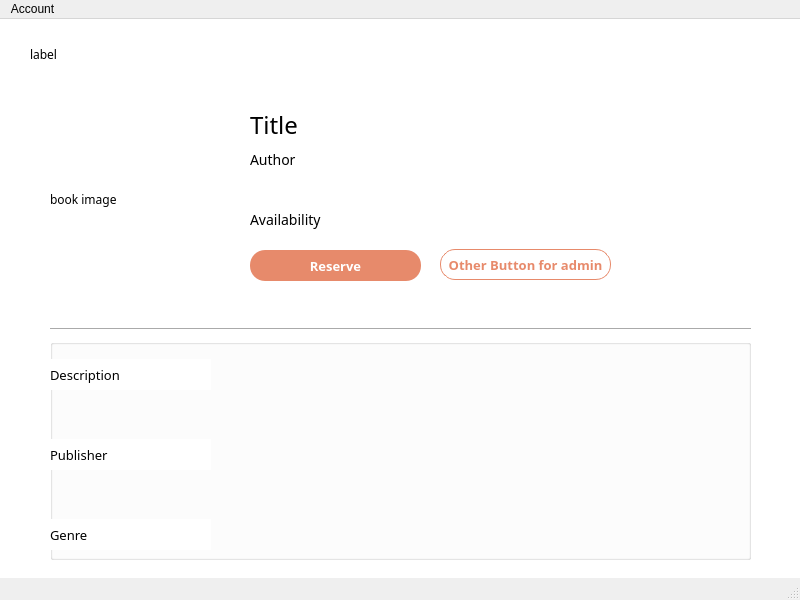
<?xml version="1.0" encoding="UTF-8"?>
<ui version="4.0">
 <class>bookdetails</class>
 <widget class="QMainWindow" name="bookdetails">
  <property name="geometry">
   <rect>
    <x>0</x>
    <y>0</y>
    <width>800</width>
    <height>600</height>
   </rect>
  </property>
  <property name="windowTitle">
   <string>MainWindow</string>
  </property>
  <property name="styleSheet">
   <string notr="true"/>
  </property>
  <widget class="QWidget" name="centralwidget">
   <property name="styleSheet">
    <string notr="true">QWidget {
background: #fff;
font-family: Century Gothic;
}

QPushButton {
border-radius: 15px; 
font-size: 13px;
}</string>
   </property>
   <widget class="QLabel" name="label_4">
    <property name="geometry">
     <rect>
      <x>30</x>
      <y>10</y>
      <width>231</width>
      <height>51</height>
     </rect>
    </property>
    <property name="text">
     <string>label</string>
    </property>
   </widget>
   <widget class="QLabel" name="label_5">
    <property name="geometry">
     <rect>
      <x>50</x>
      <y>90</y>
      <width>151</width>
      <height>181</height>
     </rect>
    </property>
    <property name="text">
     <string>book image</string>
    </property>
   </widget>
   <widget class="QLabel" name="label">
    <property name="geometry">
     <rect>
      <x>250</x>
      <y>90</y>
      <width>161</width>
      <height>31</height>
     </rect>
    </property>
    <property name="styleSheet">
     <string notr="true">QLabel {
font-size: 24px;
}</string>
    </property>
    <property name="text">
     <string>Title</string>
    </property>
   </widget>
   <widget class="QLabel" name="label_2">
    <property name="geometry">
     <rect>
      <x>250</x>
      <y>130</y>
      <width>161</width>
      <height>21</height>
     </rect>
    </property>
    <property name="styleSheet">
     <string notr="true">QLabel {
font-size: 14px;
}</string>
    </property>
    <property name="text">
     <string>Author</string>
    </property>
   </widget>
   <widget class="QLabel" name="label_3">
    <property name="geometry">
     <rect>
      <x>250</x>
      <y>190</y>
      <width>161</width>
      <height>21</height>
     </rect>
    </property>
    <property name="styleSheet">
     <string notr="true">QLabel {
font-size: 14px;
}</string>
    </property>
    <property name="text">
     <string>Availability</string>
    </property>
   </widget>
   <widget class="QPushButton" name="pushButton">
    <property name="geometry">
     <rect>
      <x>250</x>
      <y>231</y>
      <width>171</width>
      <height>31</height>
     </rect>
    </property>
    <property name="styleSheet">
     <string notr="true">QPushButton {
background-color: #E78A6B;
color:  #fff;
font-weight: 500;
}

QPushButton:hover {
background-color: rgba(231, 138, 107, 0.8);
}</string>
    </property>
    <property name="text">
     <string>Reserve</string>
    </property>
   </widget>
   <widget class="Line" name="line">
    <property name="geometry">
     <rect>
      <x>50</x>
      <y>300</y>
      <width>701</width>
      <height>20</height>
     </rect>
    </property>
    <property name="orientation">
     <enum>Qt::Horizontal</enum>
    </property>
   </widget>
   <widget class="QPushButton" name="pushButton_2">
    <property name="geometry">
     <rect>
      <x>440</x>
      <y>230</y>
      <width>171</width>
      <height>31</height>
     </rect>
    </property>
    <property name="styleSheet">
     <string notr="true">QPushButton {
border: 1px solid;
border-color: #E78A6B;
color:  #E78A6B;
font-weight: 500;
}

QPushButton:hover {
background-color: rgba(231, 138, 107, 0.2);
}</string>
    </property>
    <property name="text">
     <string>Other Button for admin</string>
    </property>
   </widget>
   <widget class="QGroupBox" name="groupBox">
    <property name="geometry">
     <rect>
      <x>50</x>
      <y>320</y>
      <width>701</width>
      <height>221</height>
     </rect>
    </property>
    <property name="styleSheet">
     <string notr="true">QGroupBox {
background: palette(base);
}

QLabel {
font-size: 13px;
}</string>
    </property>
    <property name="title">
     <string/>
    </property>
    <widget class="QLabel" name="label_6">
     <property name="geometry">
      <rect>
       <x>0</x>
       <y>20</y>
       <width>161</width>
       <height>31</height>
      </rect>
     </property>
     <property name="styleSheet">
      <string notr="true">/*QLabel {
font-size: 36px;
}*/</string>
     </property>
     <property name="text">
      <string>Description</string>
     </property>
    </widget>
    <widget class="QLabel" name="label_7">
     <property name="geometry">
      <rect>
       <x>0</x>
       <y>100</y>
       <width>161</width>
       <height>31</height>
      </rect>
     </property>
     <property name="styleSheet">
      <string notr="true">/*QLabel {
font-size: 36px;
}*/</string>
     </property>
     <property name="text">
      <string>Publisher</string>
     </property>
    </widget>
    <widget class="QLabel" name="label_8">
     <property name="geometry">
      <rect>
       <x>0</x>
       <y>180</y>
       <width>161</width>
       <height>31</height>
      </rect>
     </property>
     <property name="styleSheet">
      <string notr="true">/*QLabel {
font-size: 36px;
}*/</string>
     </property>
     <property name="text">
      <string>Genre</string>
     </property>
    </widget>
   </widget>
  </widget>
  <widget class="QMenuBar" name="menubar">
   <property name="geometry">
    <rect>
     <x>0</x>
     <y>0</y>
     <width>800</width>
     <height>21</height>
    </rect>
   </property>
   <widget class="QMenu" name="menuAccount">
    <property name="title">
     <string>Account</string>
    </property>
    <addaction name="actionLog_Out"/>
   </widget>
   <addaction name="menuAccount"/>
  </widget>
  <widget class="QStatusBar" name="statusbar"/>
  <action name="actionLog_Out">
   <property name="text">
    <string>Log Out</string>
   </property>
  </action>
 </widget>
 <resources/>
 <connections/>
</ui>
